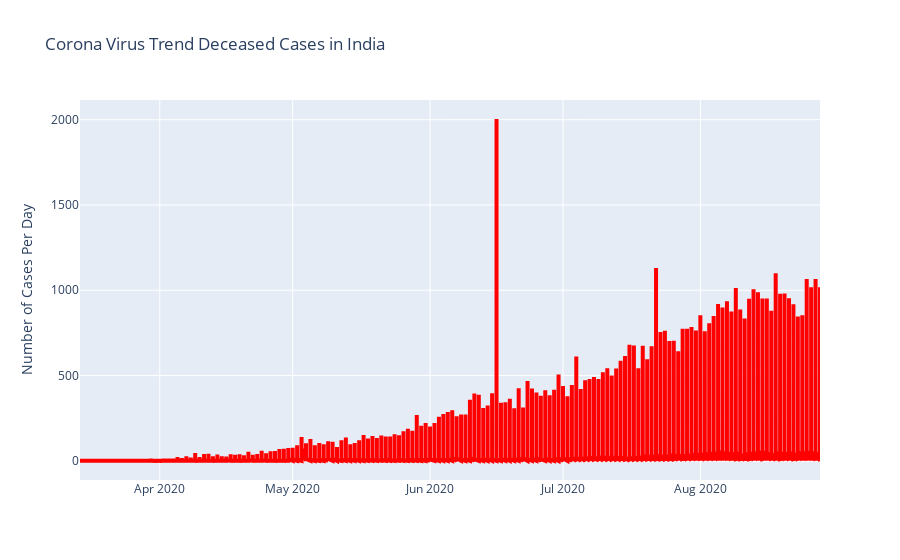

Notebook cell for this chart:
### Code cell
fig = go.Figure()
fig.add_trace(go.Scatter(x=df2['Date'], y=df2['Deceased'], name='Deceased',
                         line=dict(color='red', width=4)))


fig.update_layout(
    title='Corona Virus Trend Deceased Cases in India',
     yaxis=dict(
        title='Number of Cases Per Day')
    )

fig.show()

### Figure 1 — Plotly figure (JSON) as saved in the notebook; plotly's stock layout.template omitted (floating-point values rounded to 4 significant figures; data arrays with more than 128 entries replaced by an {"elided": "..."} marker saying what was removed)
{"data": [{"line": {"color": "red", "width": 4}, "name": "Deceased", "type": "scatter", "x": {"elided": "6552 str values"}, "y": {"elided": "6552 int values"}}], "layout": {"title": {"text": "Corona Virus Trend Deceased Cases in India"}, "yaxis": {"title": {"text": "Number of Cases Per Day"}}}}
